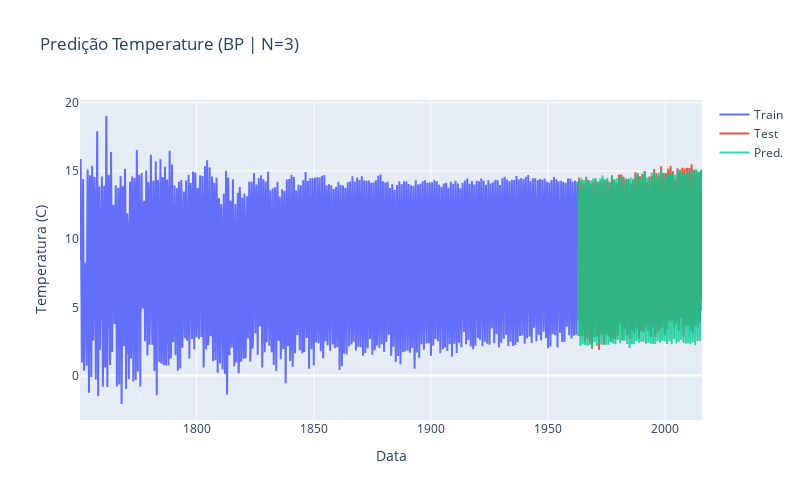

The code cell stored with this chart in its notebook:
### Code cell
"""
Visualizando a predição da Rede com Backpropagation
"""

X = ts_with_lags.drop(["dt", "LandAverageTemperature"], axis=1)
y = ts_with_lags["LandAverageTemperature"]

X_plot_train = pd.DataFrame(X_train, columns=X.columns)
X_plot_train["dt"] = ts_with_lags[ts_with_lags.index < X_plot_train.shape[0]]["dt"]
X_plot_train["LandAverageTemperature"] = y_train

X_plot_test = pd.DataFrame(X_test, columns=X.columns)
X_plot_test["dt"] = ts_with_lags[ts_with_lags.index >= X_plot_train.shape[0]][
    "dt"
].reset_index(drop=True)
X_plot_test["LandAverageTemperature"] = y_test.reset_index(drop=True)

fig = go.Figure()
fig.add_trace(
    go.Scatter(
        x=X_plot_train["dt"],
        y=X_plot_train["LandAverageTemperature"],
        mode="lines",
        name="Train",
        opacity=1,
    )
)
fig.add_trace(
    go.Scatter(
        x=X_plot_test["dt"],
        y=X_plot_test["LandAverageTemperature"],
        mode="lines",
        name="Test",
        opacity=1,
    )
)
fig.add_trace(
    go.Scatter(
        x=X_plot_test["dt"],
        y=final_predictions,
        mode="lines",
        name="Pred.",
        opacity=0.8,
    )
)
fig.update_layout(
    title=f"Predição Temperature (BP | N={LAG_FEATURES})",
    yaxis_title="Temperatura (C)",
    xaxis_title="Data",
)
fig.update_layout(width=800, height=500)
fig.show()

### Figure 1 — Plotly figure (JSON) as saved in the notebook; plotly's stock layout.template omitted (floating-point values rounded to 4 significant figures; data arrays with more than 128 entries replaced by an {"elided": "..."} marker saying what was removed)
{"data": [{"mode": "lines", "name": "Train", "opacity": 1, "type": "scatter", "x": {"elided": "2542 str values"}, "y": {"elided": "2542 float values"}}, {"mode": "lines", "name": "Test", "opacity": 1, "type": "scatter", "x": {"elided": "635 str values"}, "y": {"elided": "635 float values"}}, {"mode": "lines", "name": "Pred.", "opacity": 0.8, "type": "scatter", "x": {"elided": "635 str values"}, "y": {"elided": "635 float values"}}], "layout": {"height": 500, "title": {"text": "Predição Temperature (BP | N=3)"}, "width": 800, "xaxis": {"title": {"text": "Data"}}, "yaxis": {"title": {"text": "Temperatura (C)"}}}}
